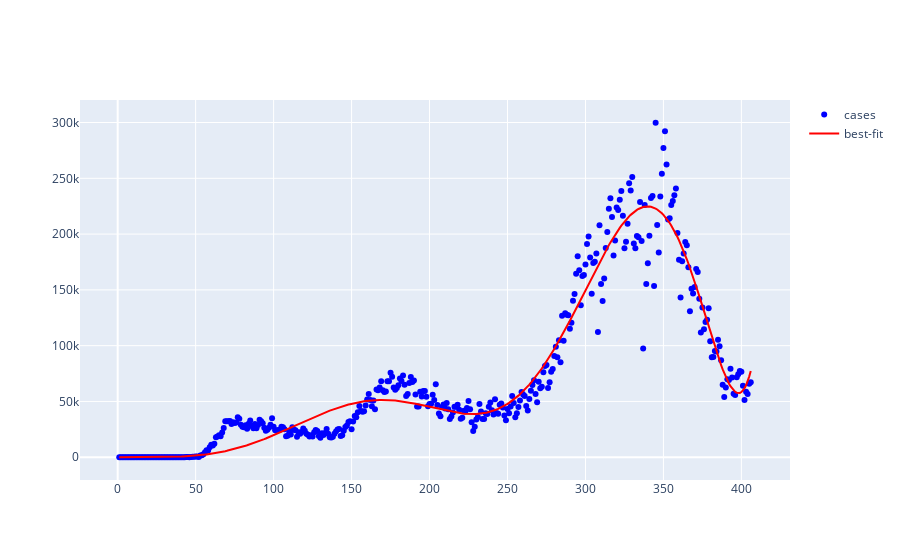

This figure's notebook cell:
### Code cell
fig.show()

### Figure 1 — Plotly figure (JSON) as saved in the notebook; plotly's stock layout.template omitted (floating-point values rounded to 4 significant figures; data arrays with more than 128 entries replaced by an {"elided": "..."} marker saying what was removed)
{"data": [{"marker": {"color": "blue"}, "mode": "markers", "name": "cases", "type": "scatter", "x": {"elided": "406 int values"}, "y": {"elided": "406 int values"}}, {"line": {"color": "red"}, "marker": {"size": 10}, "mode": "lines", "name": "best-fit", "type": "scatter", "x": {"elided": "406 int values"}, "y": {"elided": "406 int values"}}], "layout": {}}
